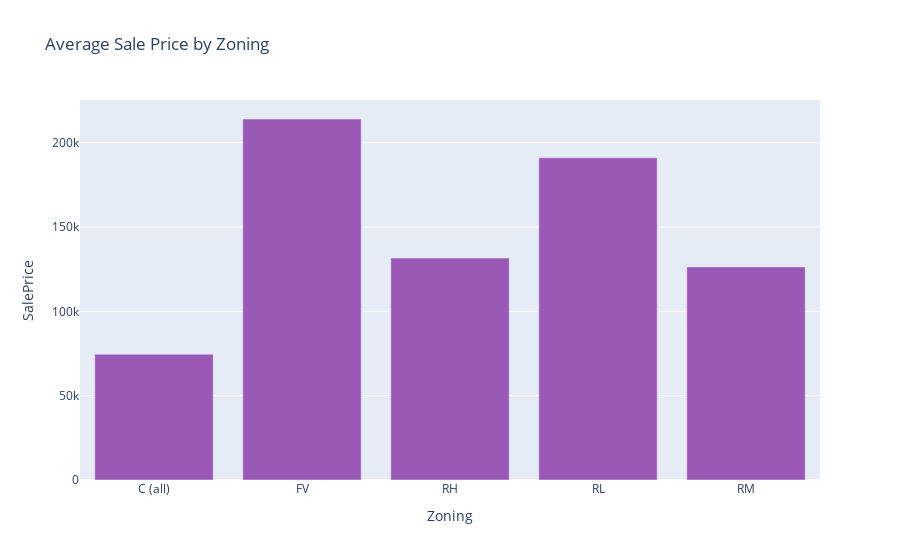

Notebook source saved alongside this figure:
### Markdown cell above
### Question 2:
Does zoning impact the sale price?

### Code cell
# Zoning impact on Sale Price
zoning_impact = train_data.groupby('MSZoning')['SalePrice'].mean()
fig3 = go.Figure()
fig3.add_trace(go.Bar(
    x=zoning_impact.index,
    y=zoning_impact.values,
    marker=dict(color='#9B59B6')
))
fig3.update_layout(
    title="Average Sale Price by Zoning",
    xaxis_title="Zoning",
    yaxis_title="SalePrice"
)
fig3.show()

### Figure 1 — Plotly figure (JSON) as saved in the notebook; plotly's stock layout.template omitted (floating-point values rounded to 4 significant figures)
{"data": [{"marker": {"color": "#9B59B6"}, "type": "bar", "x": ["C (all)", "FV", "RH", "RL", "RM"], "y": [74530.0, 214000.0, 131600.0, 191000.0, 126300.0]}], "layout": {"title": {"text": "Average Sale Price by Zoning"}, "xaxis": {"title": {"text": "Zoning"}}, "yaxis": {"title": {"text": "SalePrice"}}}}
